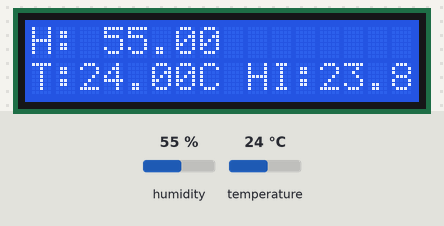
This program was run on a simulated Arduino Mega 2560, built with avr-gcc and run on an emulated ATmega2560. Parts: 16×2 character LCD. The inputs (shaded band) are chosen by the test bench; at power-on: humidity 55 %, temperature 24 °C.

Above: at 2.6 s.
2.7 s: humidity set to 22 %
At 5.2 s:
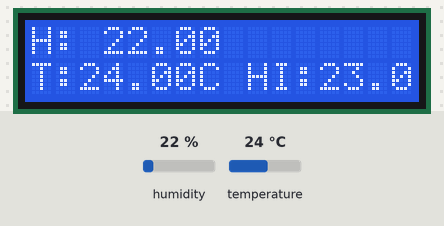
5.7 s: temperature set to 12 °C
At 6.6 s:
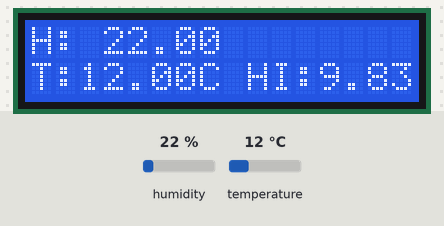
8.7 s: humidity set to 40 %
At 10.5 s:
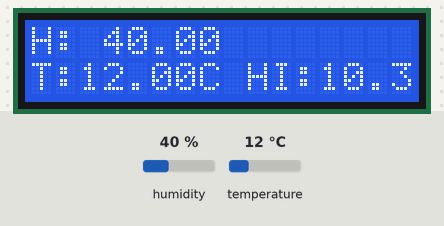
11.7 s: temperature set to 19 °C
At 13.1 s:
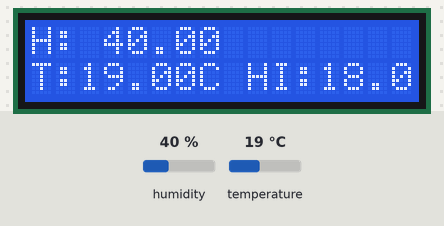
Timing chart, 0 to 14.7 s (numbered marks = the images above; inputs shaded):
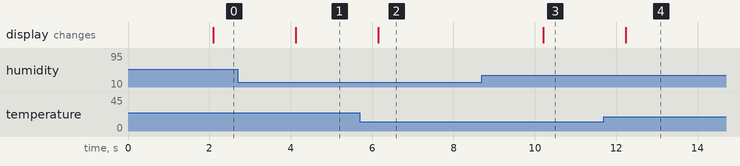

Measured:
- after the input at 2.7 s, the display: changes after 1.4 s (image 1)
- after the input at 5.7 s, the display: changes after 0.45 s (image 2)
- after the input at 8.7 s, the display: changes after 1.5 s (image 3)
- after the input at 11.7 s, the display: changes after 0.53 s (image 4)

The program:

main.cpp
```cpp
#include <Arduino.h>
#include "DHT.h"
#include <LiquidCrystal.h>

#define DHTPIN 52
#define DHTTYPE DHT11

DHT dht(DHTPIN, DHTTYPE);
LiquidCrystal lcd(8, 9, 4, 5, 6, 7);

void setup() {
  dht.begin();
  lcd.begin(16, 2);
  lcd.setCursor(0,0);
  lcd.print("Hallo!");
}

void loop() {
 delay(2000);

  float humidity = dht.readHumidity();
  float temperature = dht.readTemperature();

  if (isnan(humidity) || isnan(temperature)) {
    lcd.setCursor(0,0);
    lcd.print(F("DHD error"));
    return;
  }

  float heatIndex = dht.computeHeatIndex(temperature, humidity, false);

  lcd.setCursor(0,0);
  lcd.print(F("H: "));
  lcd.print(humidity);

  lcd.setCursor(0,1);
  lcd.print(F("T:"));
  lcd.print(temperature);
  lcd.print(F("C "));

  lcd.print(F("HI:"));
  lcd.print(heatIndex);
  lcd.print(F("C"));
}
```
